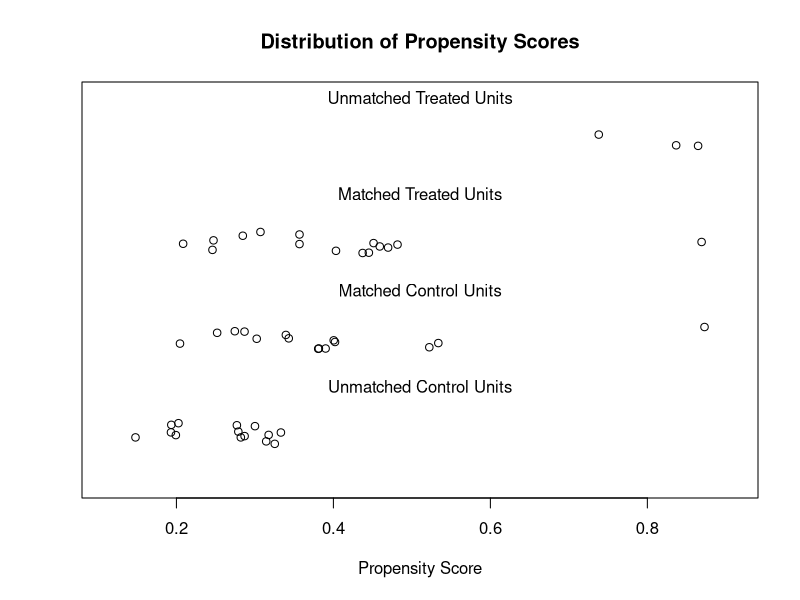
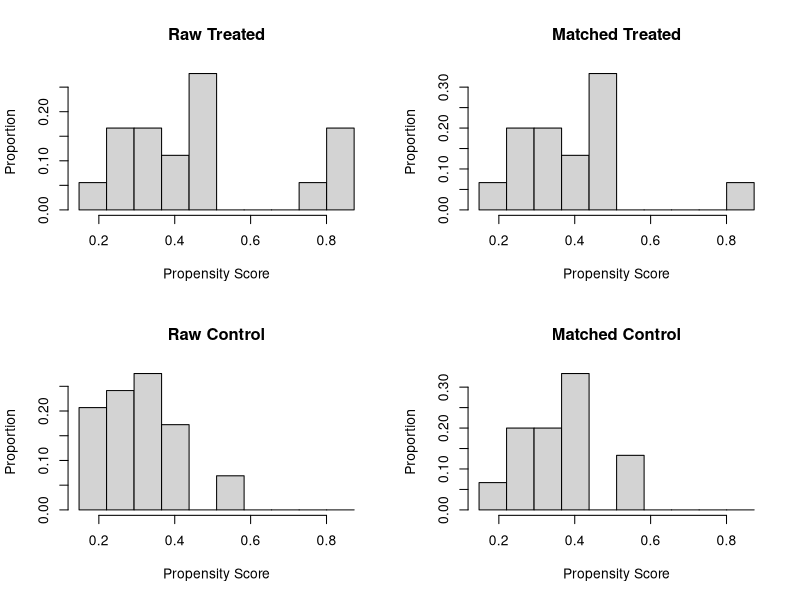
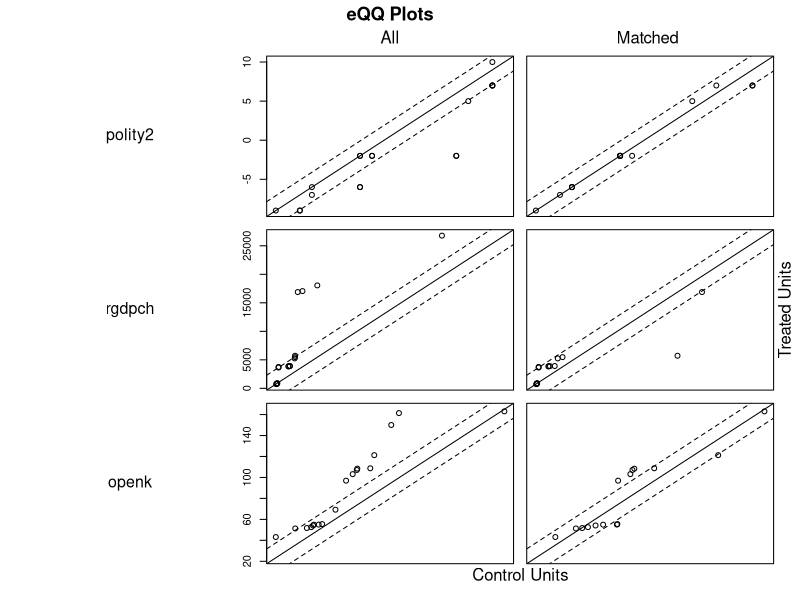
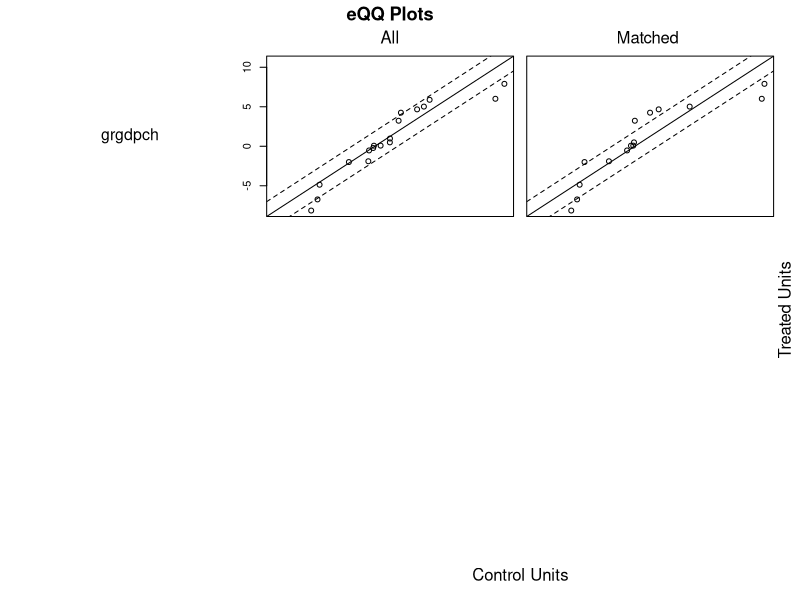

These charts were generated, in order, by the following R code: (Note: this script raises an error after producing the figures.)
# Aniket Das
# December 17, 2020
# Purpose: To match panels of autocratic countries that sign the CAT to those 
# that do not.
# Data Input: For_Matching.dta
# Data Output: Matched.dta

# Set the working directory to that used for the PTA paper.
setwd("C:/Users/anike/Downloads/R stuff/dataverse_files")

# Load the Necessary Packages
library(arm)
library(MatchIt)
library(Matching)
library(foreign)

# Read the data into R
ptas <- read.dta("baccini_survival2.dta")
attach(ptas)
ptas <- ptas[complete.cases(ptas),]

# The following will run a nearest neighbor matching algorithm on the collapsed Baccini
# data with replacement and will run matching diagnostics.
matchptas <- matchit(pta_lead_sign ~ polity2 + rgdpch + openk + grgdpch, caliper = 0.5, data=ptas, replace = FALSE, method="nearest")

summary(matchptas)

plot(matchptas, type="jitter")
plot(matchptas, type="hist")
plot(matchptas, type="QQ")

matchPTAs<-match.data(matchptas)
write.dta(matchPTAs, file="baccinimatched2.dta")
